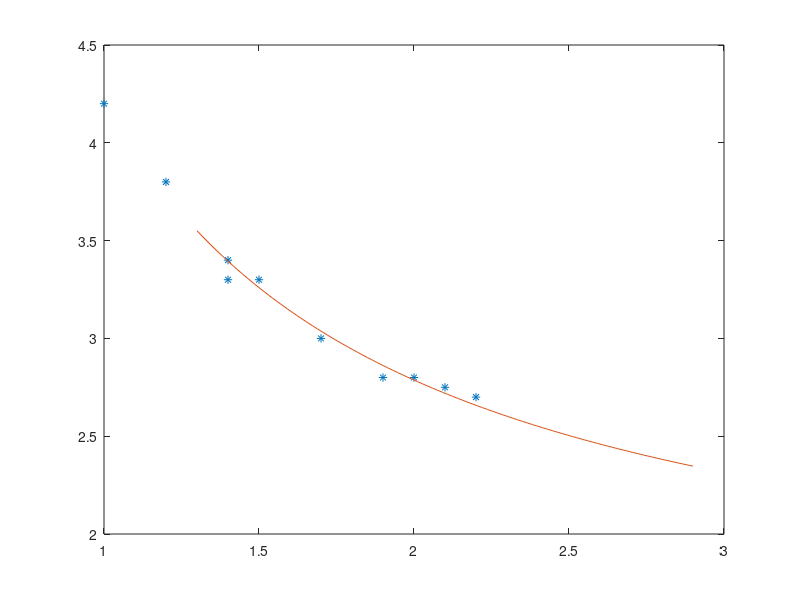

Write MATLAB code to recreate this figure. (Note: this script raises an error after producing the figure.)
%Legkisebb négyzetek 2
% 
% t=[0.1 0.5 1.2 1.5 2 2.1 2.4 3 3.2]'; 
% f=[3.9 2.6 -0.8 0.3 3.2 3.8 3.2 -0.7 -0.9]';
% A=[ones(size(t)), cos(pi*t), sin(pi*t)];
% x=(A'*A)\(A'*f);
% xx = linspace(0,3.3);
% yy=x(1)+x(2)*cos(pi*xx)+x(3)*sin(pi*xx)
% figure; plot(t,f,'*',xx,yy)

%1.feladat
t=[1 1.2 1.4 1.4 1.5 1.7 1.9 2 2.1 2.2]';
f=[4.2 3.8 3.4 3.3 3.3 3 2.8 2.8 2.75 2.7]';
A = [ones(size(t)), 1./t]
x = (A'*A)\(A'*f)
xx = linspace(1.3, 2.9);
yy = x(1)+x(2)./xx;
plot(t,f,'*',xx,yy)

%2.feladat
% t=[0.1 0.5 1.2 1.5 2 2.1 2.4  3  3.2  3.4 3.8 4 4.2  4.6  5]';
% f=[1 4.1 3 1 -1.5 -1.6 -1.7  -0.4  0.1 0.7  1.6 1.8 1.6 0.2 -2.5]';
% A = [sin(t), sin(2*t), sin(3*t)];
% x = (A'*A)\(A'*f)
% xx = linspace(0.1,5);
% yy = x(1)*sin(xx)+x(2)*sin(2*xx)+x(3)*sin(3*xx);
% plot(t,f,'*',xx,yy)

%3.feladat
% t=[15 46 74 105 135 166 196 227 258 288 319 349]';
% f=[-1.7 0.1 5.2 10.3 15.8 18.9 21.1 20.3 16.1 10.2 4.2 0.5]';
% A = [ones(size(t)), cos(2*pi*((t-14)/365))];
% x = (A'*A)\(A'*f)
% xx = linspace(5,360);
% yy = x(1)+x(2)*cos(2*pi*((xx-14)/365));
% plot(t,f,'*',xx,yy)

%4.fe3ladat
trees = readtable("trees.xlsx");
% figure; plot(trees.Girth, trees.Volume,'*');
% xlabel("Girth");
% ylabel("Volume");
%hold on
%refline(p)
% 
% figure; plot(trees.Girth, trees.Height,'*');
% xlabel("Girth");
% ylabel("Height");
% 
% figure; plot3(trees.Girth, trees.Height,trees.Volume,'*');
% 
% p = polyfit(trees.Girth, trees.Volume, 1);
% 
% % hold on
% % refline(p)
% % B = [ones(31,1), trees.Girth];
% % x = (B'*B)\(B'*trees.Volume);
% 
% A = [ones(size(trees.Volume)), trees.Girth, trees.Height];
% x = (A'*A)\(A'*trees.Volume);
% f=@(u,v) x(1)+x(2)*u+x(3)*v;
% hold on;
% fmesh(f, [0 20 60 90])
% 
% hiba1 = mse(trees.Volume, polyval(p, trees.Girth))
% hiba2 = mse(trees.Volume, f(trees.Girth, trees.Height))


%autós példa
% load carsmall.mat
% B = [Horsepower, Weight, Acceleration, MPG];
% B(any(isnan(B),2),:)= [];
% p = polyfit(B(:,2), B(:,4), 1);
% figure; plot(B(:,2), B(:,4), '*')
% hold on 
% refline(p)
% error1 = mse(B(:,4), polyval(p, B(:,2)))
% 
% figure; plot3(B(:,1), B(:,2), B(:,4), '*')
% A = [ones(size(B(:,1))), B(:,1), B(:,2)]
% x = (A'*A)\(A'*B(:,4))
% f=@(u,v) x(1)+x(2)*u+x(3)*v;
% hold on
% fmesh(f, [min(B(:,1)), max(B(:,1)), min(B(:,2)), max(B(:,2))])
% 
% 
% 








